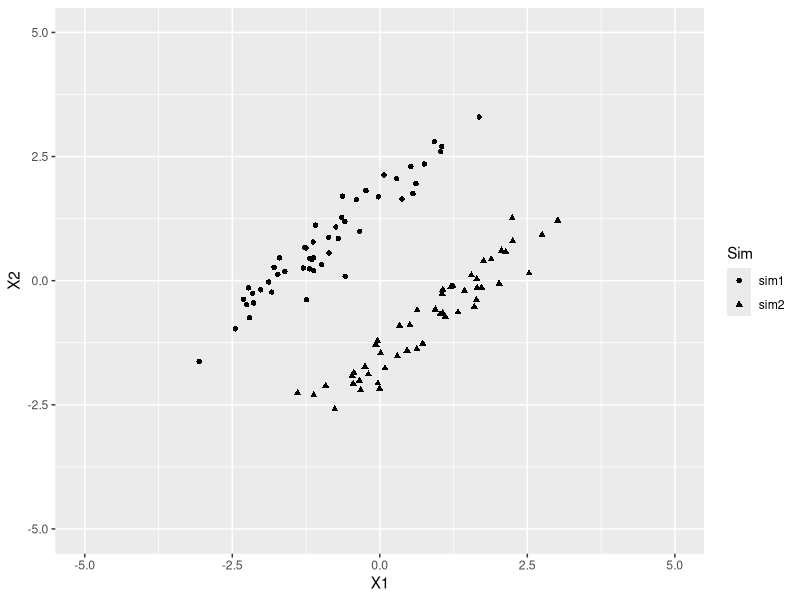
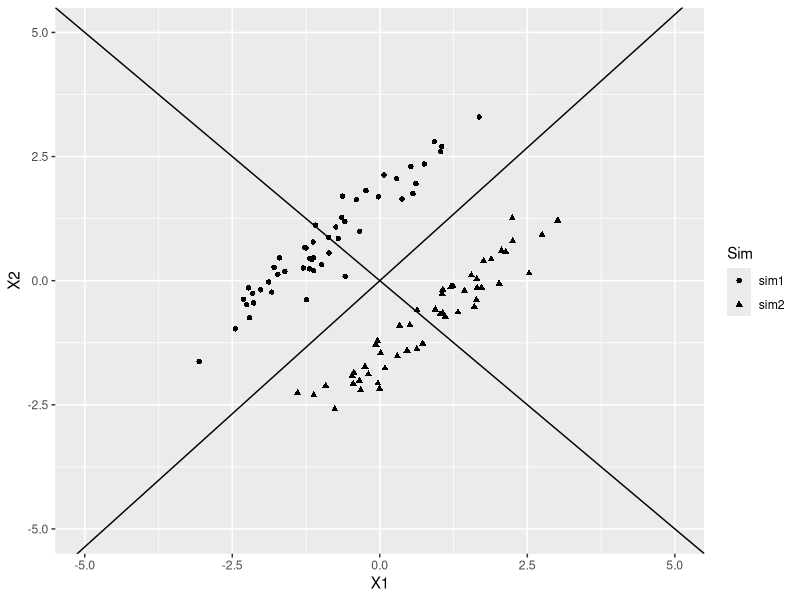
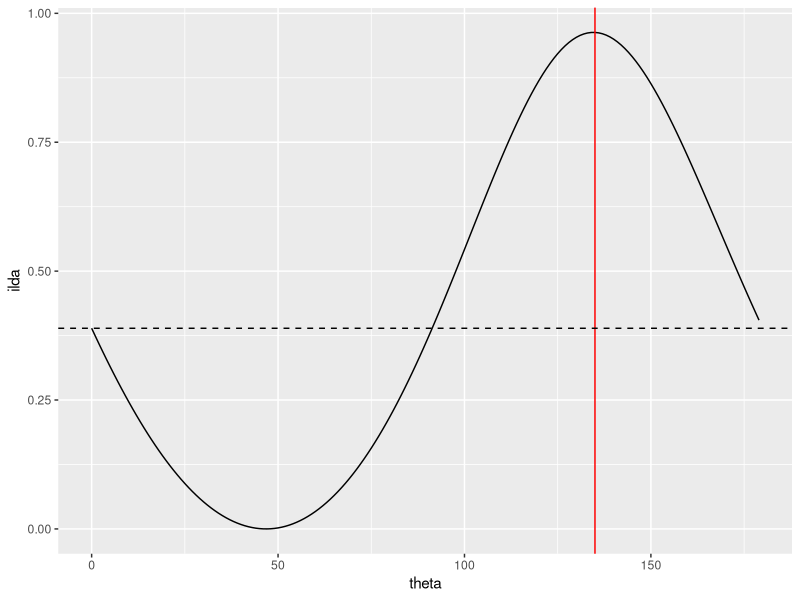
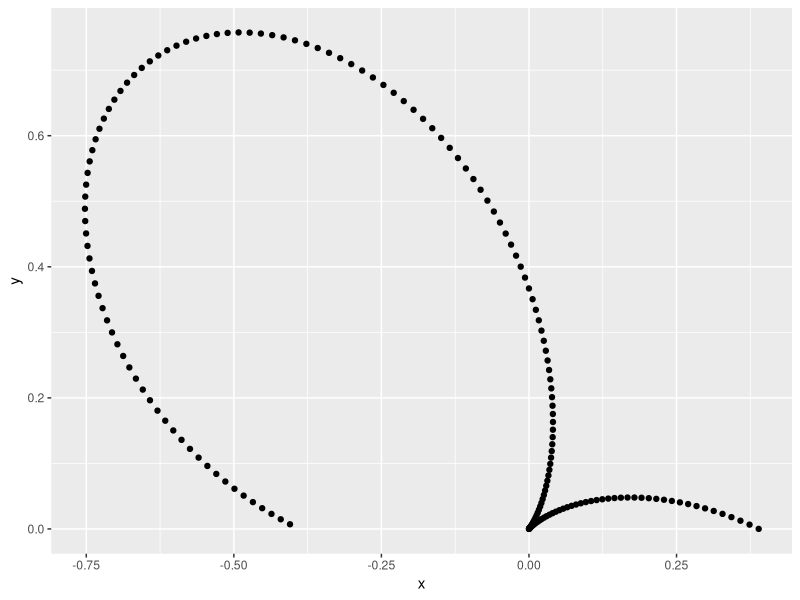
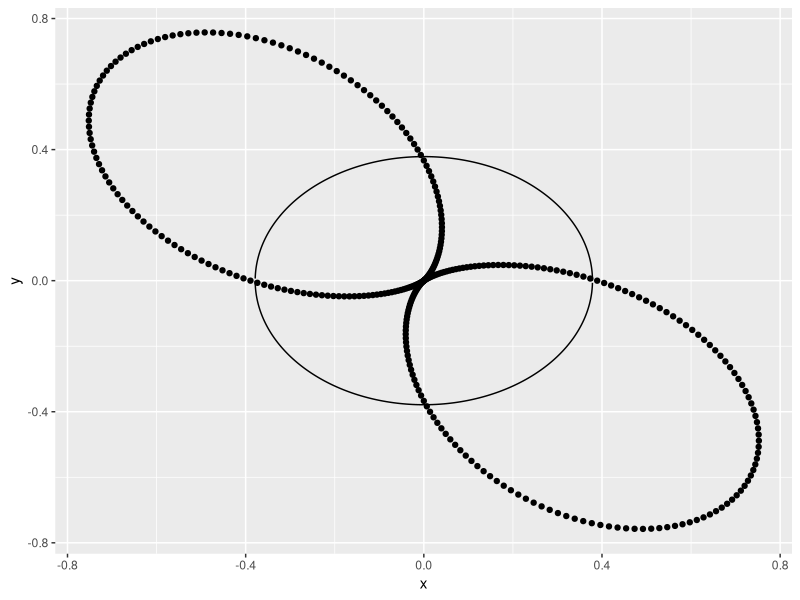

Recreate these plots in R, in order.
## ---- chunk 1
library(plyr)
library(MASS)
library(ggplot2)
library(rrcov)
## ---- chunk 2
f <- function(d) {
  names(d)[1]<-"Class"
  xb <- apply(d[,-1],2,mean)
  xbi <- ddply(d, .(Class), function(x) {apply(x[,-1],2,mean)} )
  n <-table(d[,1])
  sbw <- matrix(0,ncol=ncol(d)-1,nrow=ncol(d)-1)
  for(i in 1:length(n)){
    aux <- as.matrix(xbi[i,-1]-xb)
    sbw<-(t(aux)%*%aux)*n[i]+sbw
    }
  wi <- daply(d,.(Class),function(x) var(x[,-1])*(length(x[,1])-1))
  
  swi <- apply(wi,c(2,3),sum)
  list(swi,sbw)  
  }

## ---- chunk 3
bivn <- mvrnorm(50, mu = c(-1, 0.6), Sigma = matrix(c(1, 0.95, 0.95, 1), 2))
bivn2 <- mvrnorm(50, mu = c(1, -0.6), Sigma = matrix(c(1, 0.95, 0.95, 1), 2))

d1 <-data.frame(Sim="sim1",bivn)
d2 <-data.frame(Sim="sim2",bivn2)
dat.sim <- rbind(d1,d2)


## ---- chunk 4
ggplot(data=dat.sim,aes(x=X1,y=X2))+geom_point(aes(shape=Sim))+
  scale_y_continuous(limits=c(-5,5)) + scale_x_continuous(limits=c(-5,5))

## ---- chunk 5
#projection vector evaluated in radianes
theta <- 0:179
a <- data.frame(a1=cos(theta*pi/180),a2=sin(theta*pi/180))
res <- f(dat.sim)
swi <- res[[1]]
sbw <- res[[2]]

#LDA index is computed using the projection vectors in radianes
ilda <-apply(a,1,function(x){
  x <- matrix(x,nrow=2)
  1- (t(x)%*%swi%*%x)/(t(x)%*%(swi+sbw)%*%x) 
  
  }
  )

ilda.aov <- function(theta){
dattr <- data.frame(Sim=dat.sim$Sim,X1=dat.sim[,2]*cos(theta*pi/180),X2=sin(theta*pi/180)*dat.sim[,3])
dattr$suma <- dattr$X1+dattr$X2
anova(lm(suma~Sim,data=dattr))[[2]][[1]]/sum(anova(lm(suma~Sim,data=dattr))[[2]])
}

ilda.rm <- mdply(data.frame(theta=0:179),ilda.aov)
## ---- chunk 6
wmi <-which.min(ilda)-1
wma <- which.max(ilda)-1

ggplot(data=dat.sim,aes(x=X1,y=X2))+geom_point(aes(shape=Sim))+
  scale_y_continuous(limits=c(-5,5)) + scale_x_continuous(limits=c(-5,5))+ 
  geom_abline(intercept=0,slope=sin(wma*pi/180)/cos(wma*pi/180))+
  geom_abline(intercept=0,slope=sin(wmi*pi/180)/cos(wmi*pi/180))
  

## ---- chunk 7
dat.pl<-data.frame(ilda=ilda,theta=theta)
aux<-which.max(ilda)-1
aux2<-which.min(ilda)-1
ggplot(data=dat.pl,aes(x=theta, y= ilda) )+geom_line()+geom_vline(xintercept=aux,colour=I("red")) +
  geom_hline(yintercept=ilda[[1]],linetype="dashed")
## ---- chunk 8

df <- data.frame(x=cos(theta*pi/180)*median(ilda),y=sin(theta*pi/180)*median(ilda))
df2 <- data.frame(x=cos(theta*pi/180)*ilda,y=sin(theta*pi/180)*ilda)

ggplot(data=df2,aes(x=x,y=y))+geom_point() 

## ---- chunk 9

p1 <- ggplot(df)  + geom_line(aes(x=x,y=y))+geom_line(aes(x=-x,y=-y)) 
p1 + geom_point(data=df2,aes(x=x,y=y)) + geom_point(data=df2,aes(x=-x,y=-y)) 
        
